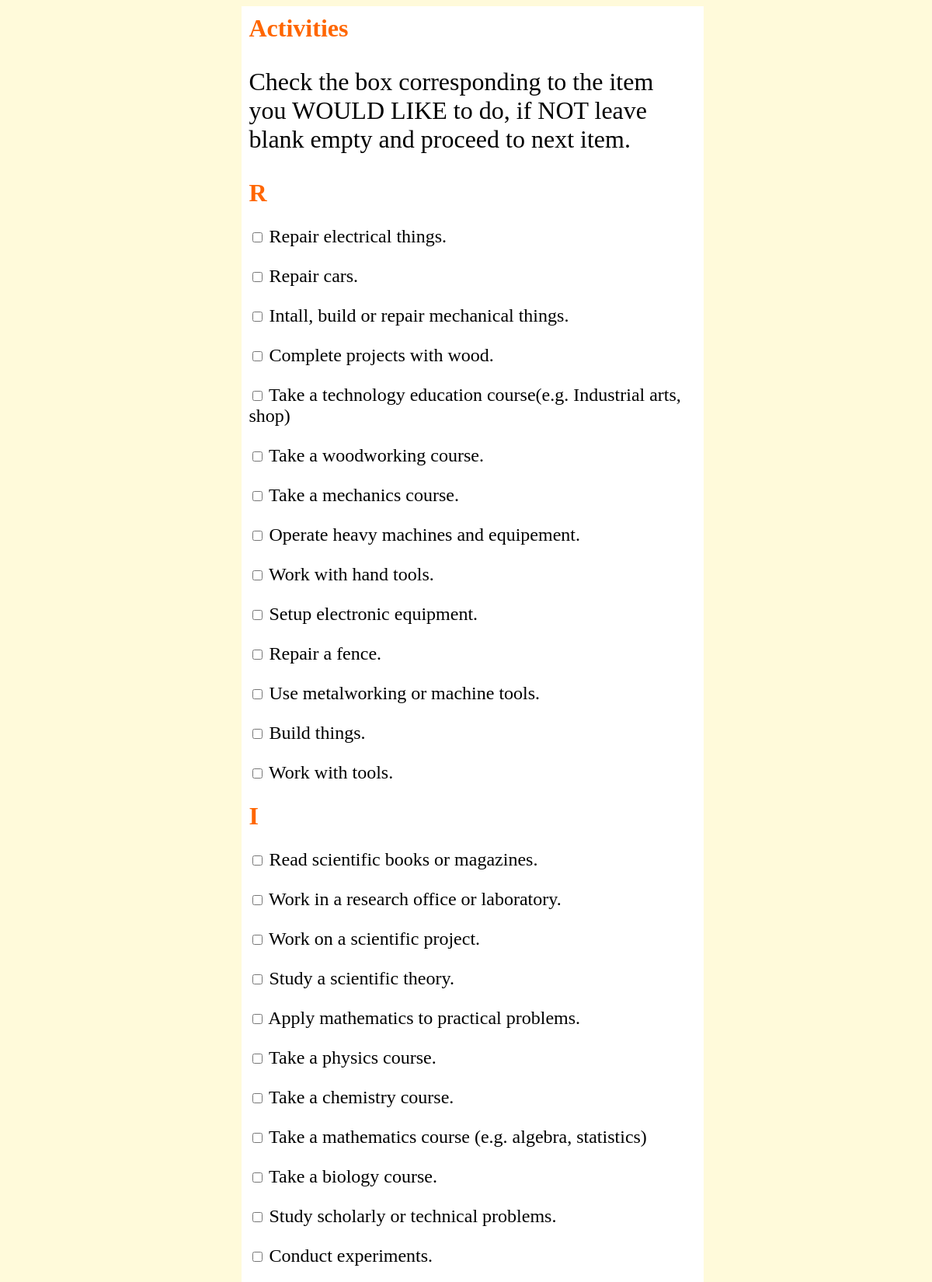
/assessment/activities.php (upper part), run on the app's committed database.
### tables this page shows
CREATE TABLE `question` (
  `q_id` int(11) NOT NULL,
  `question` varchar(100) NOT NULL,
  `category` varchar(5) NOT NULL
);

### assessment/activities.php (the view, shortened to what this page needs)
<?php
require "../config/db.php";
?>
<html>
    <head>
        <link rel="stylesheet" href="assessment.css">
    </head>
    <body>
    <?php
        $sql = "SELECT * FROM question";
        $result = mysqli_query($conn, $sql);
        $answer_array = [];
        foreach($result as $row) {
            $answer_array[] = $row['q_id'];
        }
            ?>
        <div class="container-q">
            <form action="checkActivities.php" method="POST">
            <div class="h-text">Activities</div>
                <p class="instruction">Check the box corresponding to the item you WOULD LIKE to do,
                     if NOT leave blank empty and proceed to next item.</p>
                <div class="h-text">R</div>
            <?php
            $sql = "SELECT * FROM question WHERE category = 'R1'";
            $result = mysqli_query($conn, $sql);
            foreach($result as $row) {
                ?>
                <p><span><input type="checkbox" name="r[]" <?php echo in_array($row['q_id'], $answer_array);?>
                value="<?php echo $row['q_id']?>"></span> <?php echo $row['question']?></p>
                <?php
                }
            ?>
                <div class="h-text">I</div>
            <?php
            $sql = "SELECT * FROM question WHERE category = 'I1'";
            $result = mysqli_query($conn, $sql);
            foreach($result as $row) {
                ?>
                <p><span><input type="checkbox" name="i[]" <?php echo in_array($row['q_id'], $answer_array);?>
                value="<?php echo $row['q_id']?>"></span> <?php echo $row['question']?></p>
                <?php
            }
            ?>
            </form>
        </div>
    </body>
</html>

### assessment/assessment.css (style rules this page uses)
* { text-decoration: none; }
body { background-color: #fffada; width: 100%; height: 100vh; display: grid; grid-template-columns: repeat(12, 1fr); grid-template-rows: repeat(12, 1fr); gap: 10px; }
.container-q { grid-column: 4 / span 6; background-color: #fff; padding: 10px; }
.h-text { color: #ff6600; font-weight: bold; font-size: 2rem; }
.container-q .instruction { font-weight: lighter; font-size: 2rem; }
.container-q p { font-size:1.5rem; }
.container-q input[type=checkbox]:before { border: 1px solid #ff6600; }

### data on the page
question: question "Repair electrical things."
question: question "Repair cars."
question: question "Intall, build or repair mechanical things."
question: question "Complete projects with wood."
question: question "Take a technology education course(e.g. Industrial arts, shop)"
question: question "Take a woodworking course."
question: question "Take a mechanics course."
question: question "Operate heavy machines and equipement."
question: question "Work with hand tools."
question: question "Setup electronic equipment."
question: question "Repair a fence."
question: question "Use metalworking or machine tools."
question: question "Build things."
question: question "Work with tools."
question: question "Read scientific books or magazines."
question: question "Work in a research office or laboratory."
question: question "Work on a scientific project."
question: question "Study a scientific theory."
question: question "Apply mathematics to practical problems."
question: question "Take a physics course."
question: question "Take a chemistry course."
question: question "Take a mathematics course (e.g. algebra, statistics)"
question: question "Take a biology course."
question: question "Study scholarly or technical problems."
question: question "Conduct experiments."
